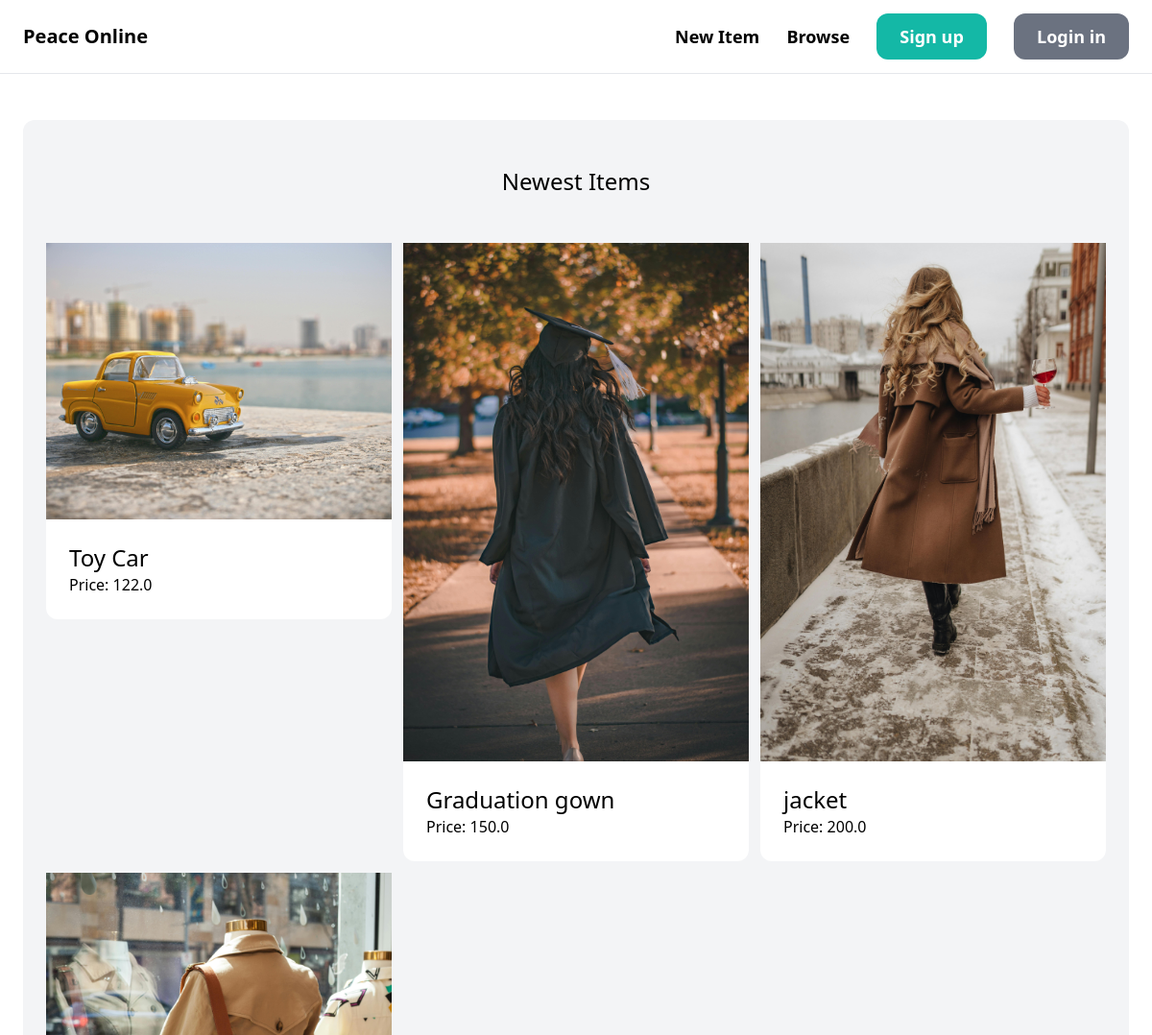
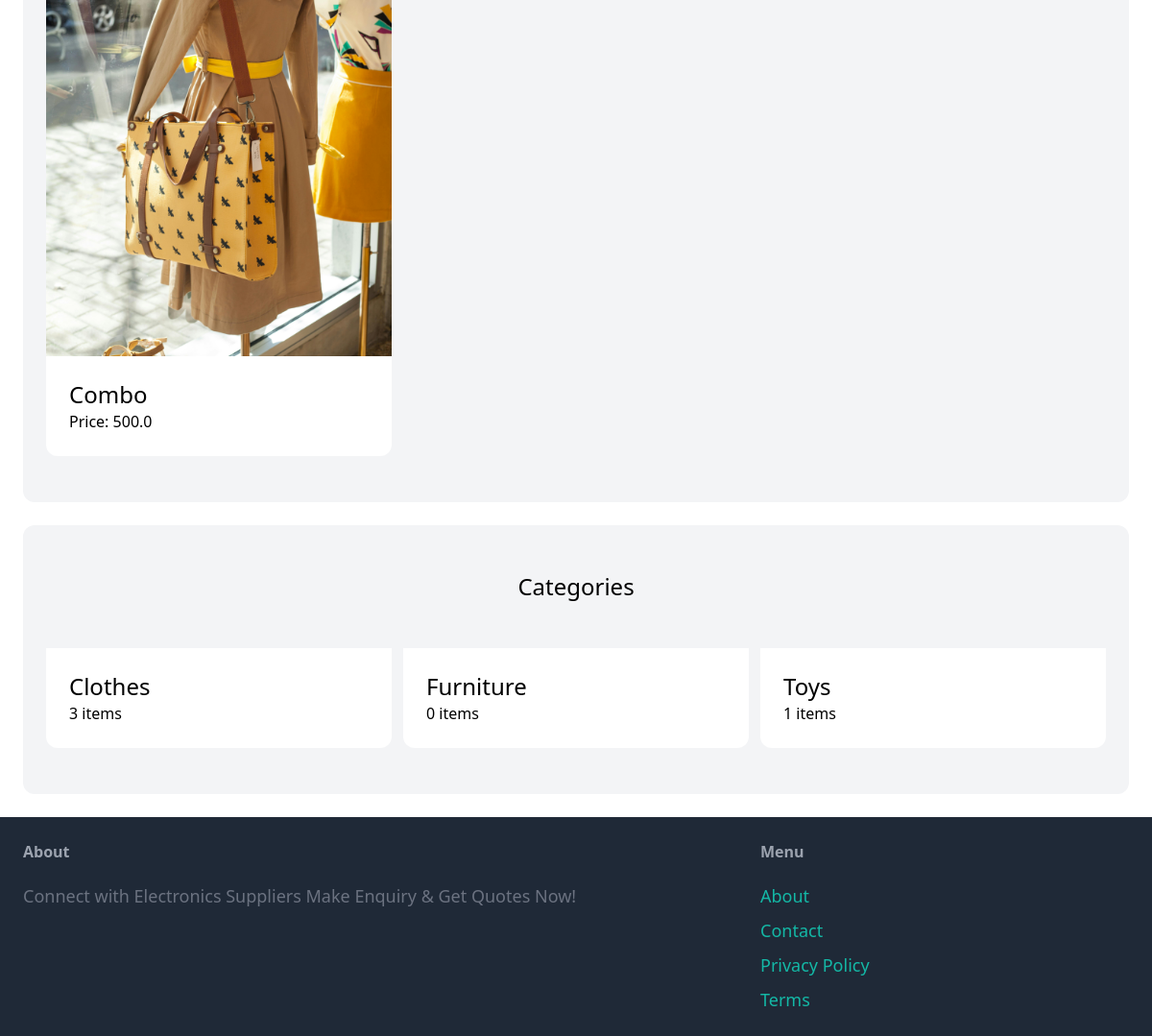
The page / on the database its author committed (2 pictures, top to bottom).
### item/models.py (models this page shows, shortened)
class Item(models.Model):
    category = models.ForeignKey(Category, related_name='items', on_delete=models.CASCADE)
    name = models.CharField(max_length=255)
    description = models.TextField(blank=True, null=True)
    price = models.FloatField()
    image = models.ImageField(upload_to='item_images', blank=True, null=True)
    is_sold = models.BooleanField(default=False)
    created_by = models.ForeignKey(User, related_name='items', on_delete=models.CASCADE)
    created_at = models.DateTimeField(auto_now_add=True)

class Category(models.Model):
    name = models.CharField(max_length=255)
    class Meta:
        ordering = ('name',)
        verbose_name_plural = 'Categories'

### core/views.py (the view)
# urls.py: path('', views.index, name='index'),
def index(request):
    items = Item.objects.filter(is_sold=False)[0:6]
    categories = Category.objects.all()
    context = {'categories': categories, 'items': items}
    return render(request, 'core/index.html', context)

### core/templates/core/index.html
{% extends 'core/base.html' %} {% block content %}
<div class="mt-6 px-6 py-12 bg-gray-100 rounded-xl">
  <h2 class="mb-12 text-2xl text-center">Newest Items</h2>
  <div class="grid grid-cols-3 gap-3">
    {% for item in items %}
    <div>
      <a href="{% url 'item:detail' item.id %}">
        <div>
          {% if item.image %}
            <img src="{{ item.image.url }}" alt="{{ item.name }}">
          {% else %}
            <p>No image available</p>
          {% endif %}
        </div>
        <div class="p-6 bg-white rounded-b-xl">
          <h2 class="text-2xl">{{ item.name }}</h2>
          <p class+"text-gray-500">Price: {{ item.price }}</p>
        </div>
      </a>
    </div>
    {% endfor %}
  </div>
</div>
<div class="mt-6 px-6 py-12 bg-gray-100 rounded-xl">
  <h2 class="mb-12 text-2xl text-center">Categories</h2>
  <div class="grid grid-cols-3 gap-3">
    {% for category in categories %}
    <div>
      <a href="#">
        <div class="p-6 bg-white rounded-b-xl">
          <h2 class="text-2xl">{{ category.name }}</h2>
          <p class+"text-gray-500">{{ category.items.count }} items</p>
        </div>
      </a>
    </div>
    {% endfor %}
  </div>
</div>
{% endblock %}

### core/templates/core/base.html (shortened to what this page needs)
<!DOCTYPE html>
<html>
  <head>
    <script src="https://cdn.tailwindcss.com"></script>
  </head>
  <body>
    <nav
      class="py-6 px-6 flex justify-between items-center border-b border-gray-200"
    >
      <a href="/" class="text-xl font-semibold">Peace Online</a>
      <div class="space-x-6">
        <a href="{% url 'item:new' %}" class="text-lg font-semibold hover:text-gray-500"
          >New Item</a
        >
        <a href="{% url 'item:items' %}" class="text-lg font-semibold hover:text-gray-500">Browse</a>
        {% if request.user.is_authenticated %}
        <a
            href="{% url 'conversation:inbox' %}"
            class="px-6 py-3 text-lg font-semibold bg-teal-500 text-white rounded-xl hover:bg-teal-700"
            >Inbox</a
          >
          <a
            href="{% url 'dashboard:index' %}"
            class="px-6 py-3 text-lg font-semibold bg-teal-500 text-white rounded-xl hover:bg-gray-700"
            >Dashboard</a
          >
        {% else %}
          <a
            href="{% url 'core:signup' %}"
            class="px-6 py-3 text-lg font-semibold bg-teal-500 text-white rounded-xl hover:bg-teal-700"
            >Sign up</a
          >
          <a
            href="{% url 'core:login' %}"
            class="px-6 py-3 text-lg font-semibold bg-gray-500 text-white rounded-xl hover:bg-gray-700"
            >Login in</a
          >
        {% endif %}
      </div>
    </nav>
    <div class="px-6 py-6">{% block content %} {% endblock %}</div>
    <footer class="py-6 px-6 flex justify-between bg-gray-800">
      <div class="w-2/3 pr-10">
        <h3 class="mb-5 font-semibold text-gray-400">About</h3>
        <p class="text-lg text-gray-500">
          Connect with Electronics Suppliers Make Enquiry & Get Quotes Now!
        </p>
      </div>
      <div class="w-1/3">
        <h3 class="mb-5 font-semibold text-gray-400">Menu</h3>
        <ul class="space-y-2">
          <li>
            <a href="#" class="text-lg text-teal-500 hover:text-teal-700"
              >About</a
            >
          </li>
          <li>
            <a href="{% url 'core:contact' %}" class="text-lg text-teal-500 hover:text-teal-700"
              >Contact</a
            >
          </li>
            <li>
            <a href="#" class="text-lg text-teal-500 hover:text-teal-700"
                >Privacy Policy</a
            >
            </li>
        <li>
          <a href="#" class="text-lg text-teal-500 hover:text-teal-700"
            >Terms</a
          >
        </li>
        </ul>
      </div>
    </footer>
  </body>
</html>

### rows shown on the page
Item: image (picture), name "Toy Car", price "122.0"
Item: image (picture), name "Graduation gown", price "150.0"
Item: image (picture), name "jacket", price "200.0"
Item: image (picture), name "Combo", price "500.0"
Category: name "Clothes", items.count "3"
Category: name "Furniture", items.count "0"
Category: name "Toys", items.count "1"
